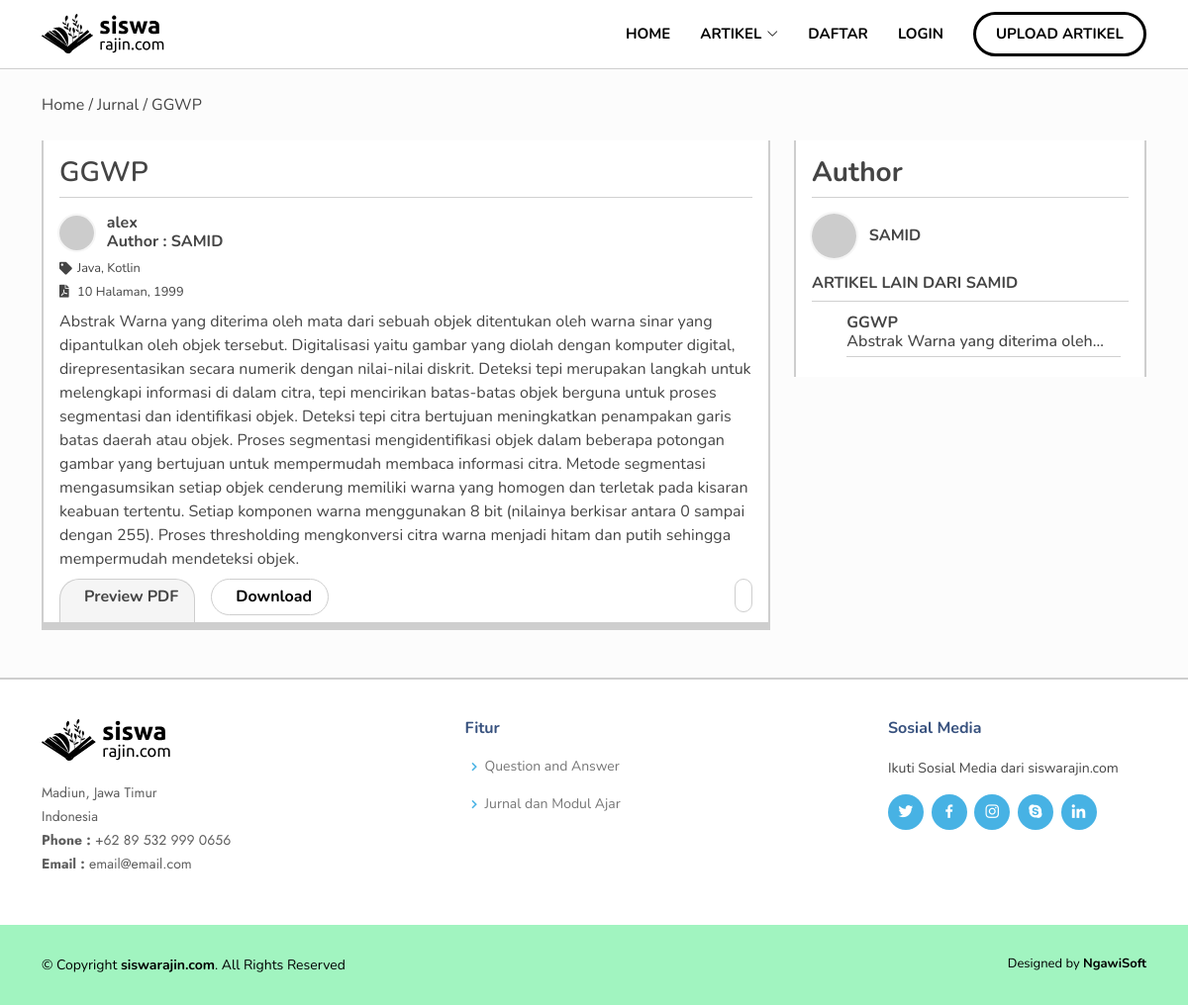
/Artikel/detail/implementasi-teknik-threshoding-pada-segmentasi-citra-digital, run on the app's committed database.
### tables this page shows
CREATE TABLE `t_artikel` (
  `id_artikel` int(11) NOT NULL,
  `judul_artikel` varchar(250) NOT NULL,
  `id_user` int(11) NOT NULL,
  `tahun_rilis` varchar(25) NOT NULL,
  `deskripsi_artikel` text NOT NULL,
  `jumlah_halaman` int(25) NOT NULL,
  `author` varchar(250) NOT NULL,
  `slug` varchar(255) NOT NULL,
  `file_pdf` varchar(250) NOT NULL,
  `tanggal_upload` datetime NOT NULL,
  `status_tampil` tinyint(1) NOT NULL,
  `harga_artikel` int(11) NOT NULL,
  `jumlah_view` int(11) NOT NULL
);

CREATE TABLE `t_user` (
  `id_user` int(11) NOT NULL,
  `nama_user` varchar(255) NOT NULL,
  `email` varchar(100) NOT NULL,
  `password` varchar(100) NOT NULL,
  `view_password` varchar(50) NOT NULL,
  `foto_user` varchar(100) NOT NULL,
  `role_id` int(11) NOT NULL DEFAULT 1,
  `kode_afiliasi` text NOT NULL,
  `status_user` tinyint(1) NOT NULL
);

CREATE TABLE `t_artikeltag` (
  `id_artikeltag` int(11) NOT NULL,
  `id_artikel` int(11) NOT NULL,
  `idTag` int(11) NOT NULL
);

CREATE TABLE `t_tag` (
  `idTag` int(11) NOT NULL,
  `id_kategori_tag` int(11) NOT NULL,
  `namaTag` varchar(250) NOT NULL
);

### application/controllers/Artikel.php (called while the page is built, shortened)
<?php
class Artikel extends CI_Controller
{
	public function detail($slug)
	{
		$data['artikel_save'] = $this->Model_artikel->artikel_save($slug)->result_array();
		$data['article'] = $this->Model_artikel->detail_artikel($slug)->row();
		$viewcount = (int) $data['article']->jumlah_view + 1;
		$updatecount = array(
			'jumlah_view' => $viewcount
		);
		$wherecount = array(
			'slug' => $slug
		);
		$this->Model_artikel->update_artikel('t_artikel', $updatecount, $wherecount);
		$data['tagg'] = $this->Model_artikel->detail_artikel($slug)->result();
		$data['article_all'] 	= $this->Model_artikel->get_article_dashboard()->result();
		$nav['judul'] = "Upload Artikel";
		$this->load->view('templates/header-page', $nav);
		$this->load->view('artikel/detail', $data);
		$this->load->view('templates/footer');
	}
}

### index.php (called while the page is built, shortened)
<?php
require_once BASEPATH.'core/CodeIgniter.php';

### application/models/Model_artikel.php (called while the page is built, shortened)
<?php
class Model_artikel extends CI_Model
{
    public function get_article_dashboard()
    {
        $this->db->select('*');
        $this->db->from('t_artikel');
        $this->db->join('t_user', 't_user.id_user=t_artikel.id_user', 'left');
        $this->db->order_by('t_artikel.id_artikel', 'ASC');
        $this->db->limit(3);
        return $this->db->get();
    }
    public function detail_artikel($slug)
    {
        $this->db->where('t_artikel.slug', $slug);
        $this->db->select('*');
        $this->db->from('t_artikel');
        $this->db->join('t_user', 't_user.id_user=t_artikel.id_user', 'left');
        $this->db->join('t_artikeltag', 't_artikeltag.id_artikel=t_artikel.id_artikel', 'left');
        $this->db->join('t_tag', 't_tag.idTag=t_artikeltag.idTag', 'left');
        return $this->db->get();
    }
    public function artikel_save($slug)
    {
        $this->db->where('t_artikel.slug', $slug);
        $this->db->select('*');
        $this->db->from('t_artikelbookmark`');
        $this->db->join('t_artikel', 't_artikel.id_artikel = t_artikelbookmark.id_artikel');
        return $this->db->get();
    }
    public function update_artikel($table, $data, $where)
    {
        $this->db->where($where);
        $query = $this->db->update($table, $data);
        return $query;
    }
}

### application/models/Model_dashboard.php (called while the page is built, shortened)
<?php
class Model_dashboard extends CI_Model
{
    public function get_tag_article($id_artikel)
    {
        $this->db->select('*');
        $this->db->from('t_artikeltag');
        $this->db->join('t_tag', 't_tag.idTag=t_artikeltag.idTag', 'left');
        $this->db->where('id_artikel=' . $id_artikel);
        return $this->db->get();
    }
    public function get_kategori_dasboard()
    {
        $this->db->select('*');
        $this->db->from('t_kategori');
        return $this->db->get();
    }
}

### application/views/artikel/detail.php (the view, shortened to what this page needs)
<div class="detail-artikel pb-5" id="detail-artikel">
    <div class="py-4">
        <div class="container route">
            Home / Jurnal / <?= $article->judul_artikel; ?>
        </div>
    </div>
    <div class="container">
        <div class="row">
            <div class="col-md-8">
                <div class="art-detail bg-white">
                    <div class="artikel-box" style="overflow:hidden">
                        <div class="p-3 pb-0">
                            <h3>
                                <?= $article->judul_artikel; ?>
                            </h3>
                            <hr class="mt-0">
                            <div class="d-flex mb-2 align-items-center">
                                <div class="image-artikel" style="background-image: url('https://www.gravatar.com/avatar/10<?= $article->id_user ?>?>b5695d974ac54d52c9b8f54ea8f86.jpg?s=115&d=monsterid')">
                                </div>
                                <div class="fw-bold">
                                    <strong>
                                        <h6 class="m-0 fw-bold"><?php echo ($article->nama_user) ?></h6>
                                    </strong>
                                    <strong>
                                        <h6 class="m-0 fw-bold">Author : <?php echo  strtoupper($article->author) ?> </h6>
                                    </strong>
                                </div>
                            </div>
                            <div class="d-flex justify-content-between align-items-end mb-1">
                                <div class="d-block">
                                    <div class="d-flex mb-1 nb">
                                        <?php
                                        $article_tag = $this->Model_dashboard->get_tag_article($article->id_artikel)->result_array();
                                        $i = 0;
                                        if ($article_tag != null) : ?>
                                            <i class="fa fa-tag my-auto me-2"></i>
                                        <?php endif; ?>
                                        <div class="tag">
                                            <?php foreach ($article_tag as $arg) :
                                                if ($i == 0) :
                                                    echo $arg['namaTag'];
                                                else :
                                                    echo ", " . $arg['namaTag'];
                                                endif;
                                                $i++;
                                            endforeach;
                                            ?>
                                        </div>
                                    </div>
                                    <div class="d-flex nb">
                                        <i class="fas fa-file-pdf my-auto me-2"></i>
                                        <div class="tag my-auto">
                                            <?php echo $article->jumlah_halaman . ' ' . 'Halaman' . ', ' . $article->tahun_rilis ?>
                                        </div>
                                    </div>
                                </div>
                            </div>
                            <div class="my-2">
                                <?php echo $article->deskripsi_artikel ?>
                            </div>
                            <div class="d-flex justify-content-between align-items-start">
                                <div class="d-flex  align-items-start">
                                    <div class="d-flex preview align-items-center me-2 me-lg-3 px-3 py-2 pb-3">
                                        <h6 class="m-0 d-none d-sm-block me-1">
                                            Preview
                                        </h6><span>
                                            <h6 class="m-0">
                                                PDF
                                            </h6>
                                        </span>
                                    </div>
                                    <a onclick="check_download()">
                                        <div class="download-button d-flex align-items-center px-3 py-2">
                                            <h6 class="m-0 text-black">
                                                Download
                                            </h6>
                                        </div>
                                    </a>
                                </div>
                                <div class="download-button d-flex align-items-center px-2 py-1">
                                </div>
                            </div>
                        </div>
                        <div class="w-100" style="background-color: #f3f4fa;border: solid 2px #cecece">
                        </div>
                    </div>
                    <div class="w-100" style="background-color: #f3f4fa;border: solid 2px #cecece">
                    </div>
                </div>
            </div>
            <div class="col-md-4">
                <div class="author bg-white p-3">
                    <h3 class="fw-bold">
                        Author
                    </h3>
                    <hr class="m-0 p-0 mb-3">
                    <div class="d-flex mb-3 align-items-center ">
                        <div class="image-artikel" style="background-image: url('https://www.gravatar.com/avatar/10<?php echo rand(1, 50); ?>?>b5695d974ac54d52c9b8f54ea8f86.jpg?s=115&d=monsterid')">
                        </div>
                        <div>
                            <h6 class="m-0 p-0 fw-bold">
                                <?php echo  strtoupper($article->author) ?>
                            </h6>
                        </div>
                    </div>
                    <h6 class="fw-bold">
                        ARTIKEL LAIN DARI <?php echo strtoupper($article->author) ?>
                    </h6>
                    <hr class="m-0 p-0 mb-2">
                    <ul class="m-0 p-0">
                        <?php foreach ($article_all as $all) : ?>
                            <?php if ($article->author == $all->author) : ?>
                                <li class="p-1 px-2 row">
                                    <div class="col-1">
                                    </div>
                                    <div class="col-11">
                                        <h6 class="judul fw-bold mb-0">
                                            <?php echo $all->judul_artikel ?>
                                        </h6>
                                        <h6 class="desc mb-0">
                                            <?php echo $all->deskripsi_artikel ?>
                                        </h6>
                                        <hr class="mt-1 mb-0">
                                    </div>
                                </li>
                            <?php endif; ?>
                        <?php endforeach; ?>
                    </ul>
                </div>
            </div>
        </div>
    </div>
</div>

### assets/css/style.css (style rules this page uses)
a { color: #47b2e4; text-decoration: none; }
h1, h2, h3, h4, h5, h6 { font-family: "Nunito", sans-serif; }

### assets/css/style-page.css (style rules this page uses)
.detail-artikel { background-color: rgba(252, 252, 252); }
.detail-artikel .art-detail { border-right: solid 2px #cecece; border-left: solid 2px #cecece; }
.detail-artikel .art-detail .artikel-box h3 { font-weight: 600; }
.detail-artikel .art-detail .artikel-box .image-artikel { background-size: cover; background-position: center; background-repeat: no-repeat; width: 35px; height: 35px; margin-right: 0.8rem; border-radius: 100%; box-shadow: 0 0 0 2px #f5f5f5; }
.detail-artikel .art-detail .artikel-box .tag { font-size: 0.8rem; }
.detail-artikel .art-detail .artikel-box .nb i { width: 10px; font-size: 0.8rem; }
.detail-artikel .art-detail .artikel-box .preview { border-radius: 20px 20px 0px 0px; background-color: #f5f5f5; border: solid 1px #cecece; border-bottom: none; }
.detail-artikel .art-detail .artikel-box .preview h6 { font-weight: bold; }
.detail-artikel .art-detail .artikel-box .download-button { border-radius: 20px; border: solid 1px #cecece; }
.detail-artikel .art-detail .artikel-box .download-button h6 { font-weight: bold; }
.detail-artikel .author { border-right: solid 2px #cecece; border-left: solid 2px #cecece; }
.detail-artikel .author .image-artikel { background-size: cover; background-position: center; background-repeat: no-repeat; width: 45px; height: 45px; margin-right: 0.8rem; border-radius: 100%; box-shadow: 0 0 0 2px #f5f5f5; }
.detail-artikel .author ul { list-style: none; }
.detail-artikel .author ul li .judul { display: -webkit-box; -webkit-line-clamp: 1; -webkit-box-orient: vertical; overflow: hidden; text-overflow: ellipsis; }
.detail-artikel .author ul li .desc { display: -webkit-box; -webkit-line-clamp: 1; -webkit-box-orient: vertical; overflow: hidden; text-overflow: ellipsis; }

### data on the page
t_artikel: judul_artikel "GGWP", author "SAMID", jumlah_halaman "10", tahun_rilis "1999", deskripsi_artikel "Abstrak Warna yang diterima oleh mata dari sebuah objek ditentukan oleh warna sinar yang dipantulkan oleh objek tersebut. Digitalisasi yaitu gambar yang diolah dengan komputer digital, direpresentasikan secara numerik dengan nilai-nilai diskrit. Deteksi tepi merupakan langkah untuk melengkapi informasi di dalam citra, tepi mencirikan batas-batas objek berguna untuk proses segmentasi dan identifikasi objek. Deteksi tepi citra bertujuan meningkatkan penampakan garis batas daerah atau objek. Proses segmentasi mengidentifikasi objek dalam beberapa potongan gambar yang bertujuan untuk mempermudah membaca informasi citra. Metode segmentasi mengasumsikan setiap objek cenderung memiliki warna yang…", deskripsi_artikel "Abstrak Warna yang diterima…"
t_user: nama_user "alex"
t_artikeltag: idTag.namaTag "Java"
t_artikeltag: idTag.namaTag "Kotlin"

### other printed values
$judul "UPLOAD ARTIKEL"
